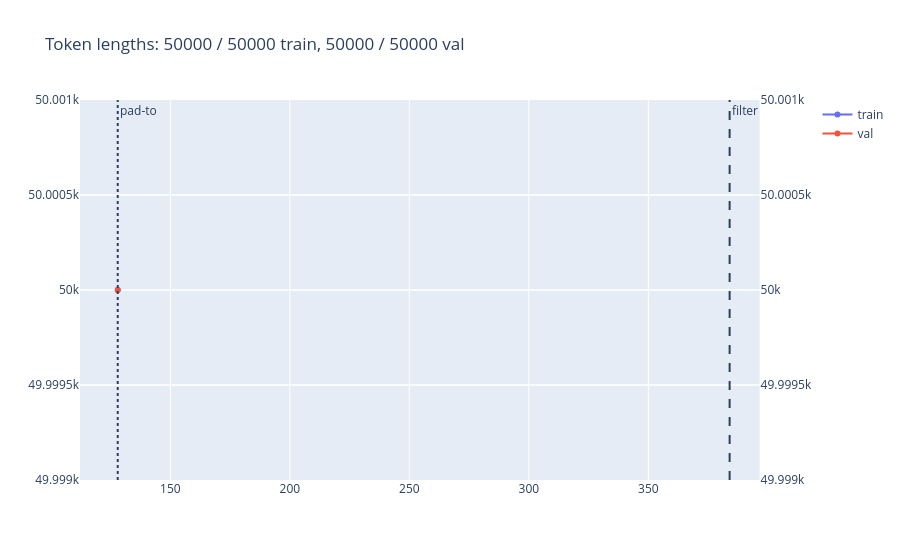

The cell this chart's notebook holds for it:
### Markdown cell above
## Configure

### Code cell
config = BagOfWordsGRPOConfig.get_canonical(
    dataset="word_heteroskedastic",
    dataset_base_folder=repo_root / "artifacts" / "bow-data",
    study_base_folder=repo_root / "artifacts" / "bow-grpo-word-het-example-r16",
    corr=0.2,
    aux_words_ratio=0.5,
    train_epochs=2,
    num_rollouts_per_sample=16,
    gaussian_stdev=1.0,
)

display(config.visualize())
print(f"Study folder: {config.study_folder}")
print(f"Dataset corr target: {config.data.corr:.4f}")
print(f"SNR halflife (word quantile): {config.data.snr_halflife_in_word_quantile}")
print(f"Backbone lr: {config.optimizer.lr:.3e}")
print(f"Head lr:     {config.optimizer.head_lr:.3e}")
print(f"Rollouts/sample: {config.num_rollouts_per_sample}")
print(f"Policy stdev:    {config.gaussian_stdev}")

state = config.initialize(device=device)
display(
    state.dataset.token_lengths_plot(
        filter_threshold=config.tokenization.filter_samples_above_n_tokens,
    )
)

### Figure 1 — Plotly figure (JSON) as saved in the notebook; plotly's stock layout.template omitted (floating-point values rounded to 4 significant figures)
{"data": [{"mode": "lines+markers", "name": "train", "type": "scatter", "x": [128], "xaxis": "x", "y": [50000], "yaxis": "y"}, {"mode": "lines+markers", "name": "val", "type": "scatter", "x": [128], "xaxis": "x", "y": [50000], "yaxis": "y2"}], "layout": {"annotations": [{"showarrow": false, "text": "filter", "x": 384, "xanchor": "left", "xref": "x", "y": 1, "yanchor": "top", "yref": "y domain"}, {"showarrow": false, "text": "pad-to", "x": 128, "xanchor": "left", "xref": "x", "y": 1, "yanchor": "top", "yref": "y domain"}], "shapes": [{"line": {"dash": "dash"}, "type": "line", "x0": 384, "x1": 384, "xref": "x", "y0": 0, "y1": 1, "yref": "y domain"}, {"line": {"dash": "dot"}, "type": "line", "x0": 128, "x1": 128, "xref": "x", "y0": 0, "y1": 1, "yref": "y domain"}], "title": {"text": "Token lengths: 50000 / 50000 train, 50000 / 50000 val"}, "xaxis": {"anchor": "y", "domain": [0, 0.94]}, "yaxis": {"anchor": "x", "domain": [0, 1]}, "yaxis2": {"anchor": "x", "overlaying": "y", "side": "right"}}}
